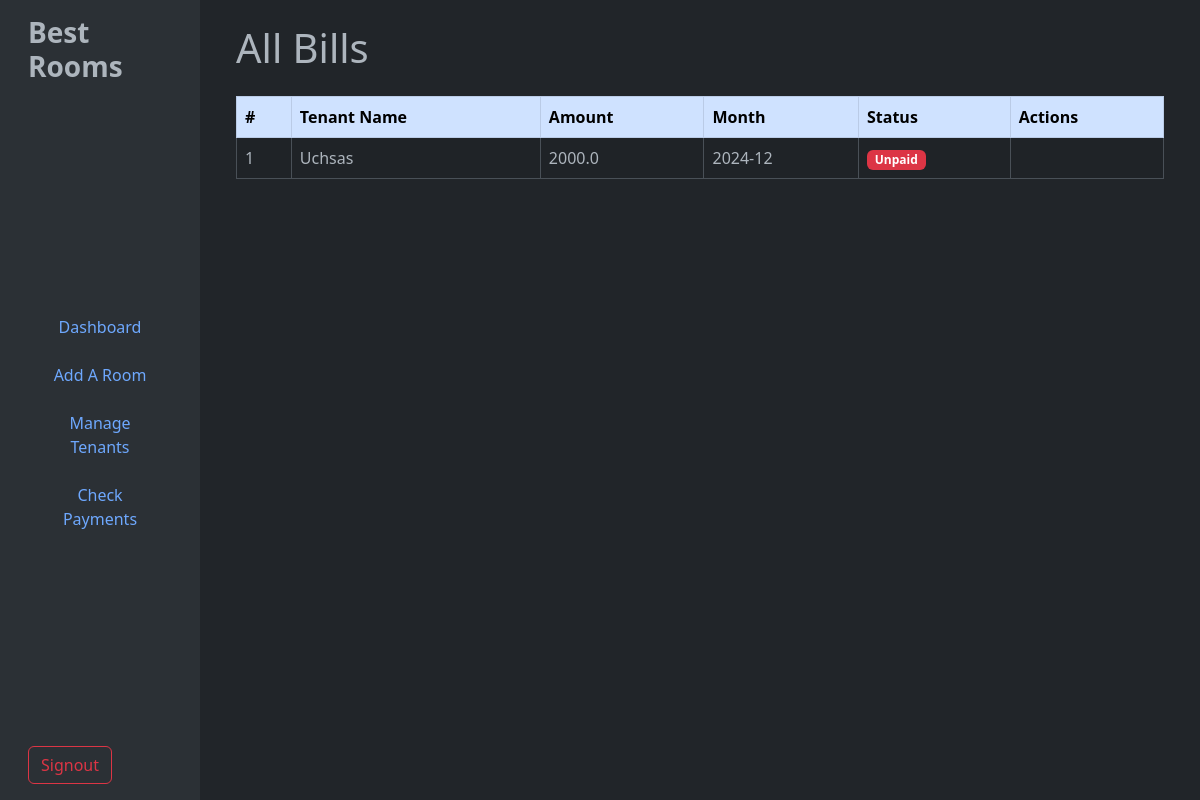
Before: /seebills/internet with the older database file.
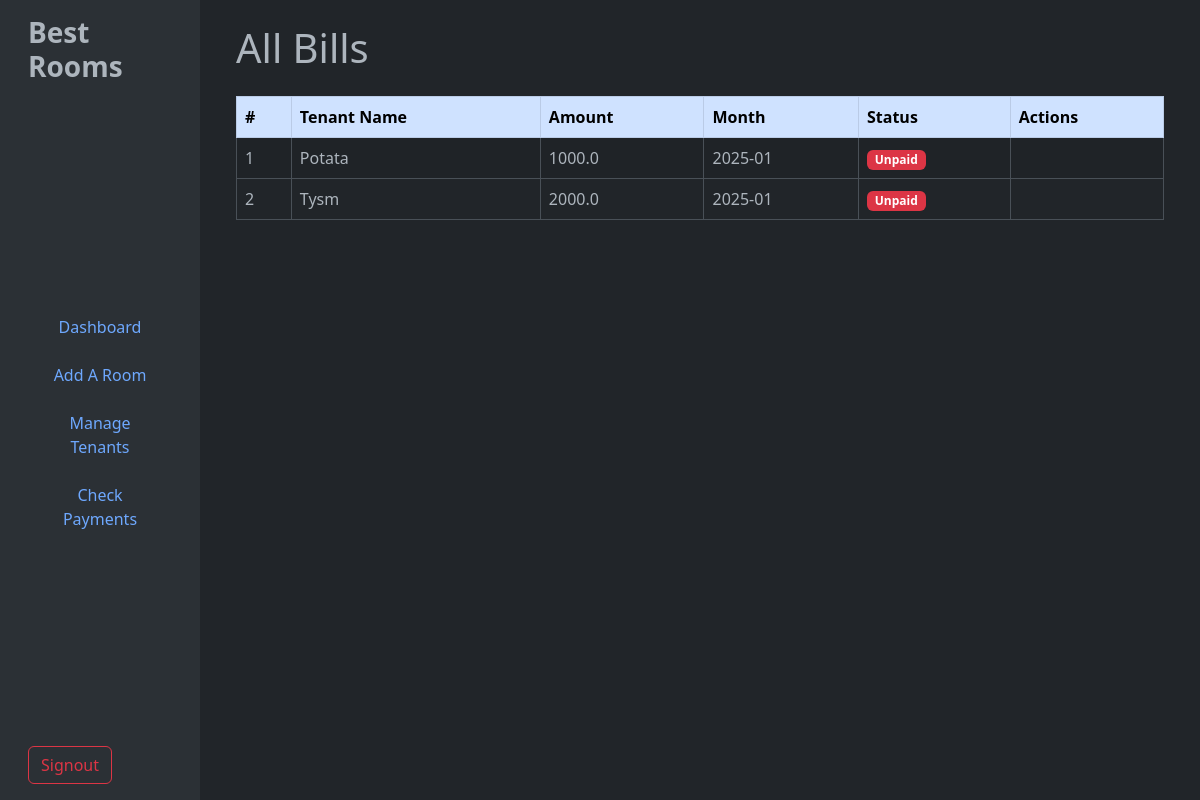
After: the same page with the newer database file.
### tables this page shows
CREATE TABLE "Payments" (
	"paymentID"	INTEGER,
	"tenantID"	INTEGER NOT NULL,
	"payment"	INT,
	"status"	TEXT NOT NULL,
	"transactionID"	TEXT NOT NULL, `month` TEXT, `amount` TEXT, `type` TEXT,
	PRIMARY KEY("paymentID" AUTOINCREMENT),
	FOREIGN KEY("payment") REFERENCES "Bills"("billID"),
	FOREIGN KEY("tenantID") REFERENCES "Tenants"("tenantID")
);

CREATE TABLE "Tenants" (
	"tenantID"	INTEGER,
	"userID"	INTEGER NOT NULL,
	"name"	TEXT,
	"roomID"	INTEGER,
	"phone"	TEXT,
	PRIMARY KEY("tenantID" AUTOINCREMENT),
	FOREIGN KEY("roomID") REFERENCES "Rooms"("roomID"),
	FOREIGN KEY("userID") REFERENCES "Users"("userID")
);

### app.py (the view)
@app.route('/seebills/<string:billtype>')
def seebills(billtype):
    data = getUnpaidBills(billtype)
    return render_template('seeUnpaidBills.html', bills=data, getTenantName=getTenantName)

### database/admin.py (called while the page is built)
def dbConnect():
    return sqlite3.connect('database/main.db')

def pullFromDB(query):
    connection = dbConnect()
    cursor = connection.cursor()
    cursor.execute(query)
    result = cursor.fetchall()
    connection.close()
    return result

def getUnpaidBills(type):
    result = pullFromDB(f"SELECT * FROM Payments WHERE (status='unpaid' OR status='unverified') AND type='{type}'")
    return result

### database/user.py (called while the page is built)
def getTenantName(tenantID):
    result = pullFromDB(f"SELECT name FROM Tenants WHERE tenantID='{tenantID}'")[0][0]
    return result

### templates/seeUnpaidBills.html (shortened to what this page needs)
{%extends "adminbase.html"%}
{%block content%}
<main class="col-md-9 ms-sm-auto col-lg-10 px-md-4 bg-dark">
<div class="container py-4">
  <h1 class="mb-4">All Bills</h1>
  <div class="table-responsive">
    <table class="table table-striped table-bordered">
      <thead class="table-primary">
        <tr>
          <th>#</th>
          <th>Tenant Name</th>
          <th>Amount</th>
          <th>Month</th>
          <th>Status</th>
          <th>Actions</th>
        </tr>
      </thead>
      <tbody>
        {% for bill in bills %}
        <tr>
          <td>{{ loop.index }}</td>
          <td>{{ getTenantName(bill[1]) }}</td>
          <td>{{ bill[6] }}</td>
          <td>{{ bill[5] }}</td>
          <td>
            {% if bill[3] == 'unpaid' %}
            <span class="badge bg-danger">Unpaid</span>
            {% elif bill[3] == 'unverified' %}
            <span class="badge bg-warning">Unverified</span>
            {% endif %}
          </td>
          <td>
          </td>
        </tr>
        {% else %}
        <tr>
          <td colspan="6" class="text-center">No bills found.</td>
        </tr>
        {% endfor %}
      </tbody>
    </table>
  </div>
</div>
</main>
{% endblock %}

Changed rows visible on the page:
no longer on this page (row edited): Payments: tenantID.name "Uchsas", amount "2000.0", month "2024-12", status "Unpaid"
added Payments: tenantID.name "Potata", amount "1000.0", month "2025-01", status "Unpaid"
added Payments: tenantID.name "Tysm", amount "2000.0", month "2025-01", status "Unpaid"
